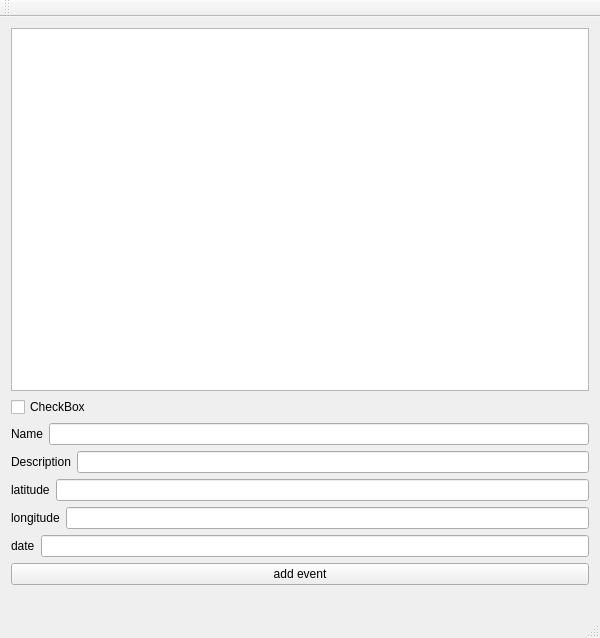
<?xml version="1.0" encoding="UTF-8"?>
<ui version="4.0">
 <class>PersonWindowClass</class>
 <widget class="QMainWindow" name="PersonWindowClass">
  <property name="geometry">
   <rect>
    <x>0</x>
    <y>0</y>
    <width>600</width>
    <height>638</height>
   </rect>
  </property>
  <property name="windowTitle">
   <string>PersonWindow</string>
  </property>
  <widget class="QWidget" name="centralWidget">
   <layout class="QVBoxLayout" name="verticalLayout_2">
    <item>
     <widget class="QListWidget" name="eventListWidget"/>
    </item>
    <item>
     <widget class="QCheckBox" name="checkBox">
      <property name="text">
       <string>CheckBox</string>
      </property>
     </widget>
    </item>
    <item>
     <layout class="QVBoxLayout" name="verticalLayout">
      <item>
       <layout class="QFormLayout" name="formLayout">
        <item row="0" column="0">
         <widget class="QLabel" name="label_3">
          <property name="text">
           <string>Name</string>
          </property>
         </widget>
        </item>
        <item row="0" column="1">
         <widget class="QLineEdit" name="nameLineEdit"/>
        </item>
       </layout>
      </item>
      <item>
       <layout class="QFormLayout" name="formLayout_2">
        <item row="0" column="0">
         <widget class="QLabel" name="label_4">
          <property name="text">
           <string>Description</string>
          </property>
         </widget>
        </item>
        <item row="0" column="1">
         <widget class="QLineEdit" name="descriptionLineEdit"/>
        </item>
       </layout>
      </item>
      <item>
       <layout class="QFormLayout" name="formLayout_3">
        <item row="0" column="0">
         <widget class="QLabel" name="label_5">
          <property name="text">
           <string>latitude</string>
          </property>
         </widget>
        </item>
        <item row="0" column="1">
         <widget class="QLineEdit" name="latitudeLineEdit"/>
        </item>
       </layout>
      </item>
      <item>
       <layout class="QFormLayout" name="formLayout_4">
        <item row="0" column="0">
         <widget class="QLabel" name="label_6">
          <property name="text">
           <string>longitude</string>
          </property>
         </widget>
        </item>
        <item row="0" column="1">
         <widget class="QLineEdit" name="longitudeLineEdit"/>
        </item>
       </layout>
      </item>
      <item>
       <layout class="QFormLayout" name="formLayout_5">
        <item row="0" column="0">
         <widget class="QLabel" name="label_7">
          <property name="text">
           <string>date</string>
          </property>
         </widget>
        </item>
        <item row="0" column="1">
         <widget class="QLineEdit" name="dateLineEdit"/>
        </item>
       </layout>
      </item>
      <item>
       <widget class="QPushButton" name="addButton">
        <property name="text">
         <string>add event</string>
        </property>
       </widget>
      </item>
     </layout>
    </item>
    <item>
     <widget class="QLabel" name="label_2">
      <property name="text">
       <string/>
      </property>
     </widget>
    </item>
   </layout>
  </widget>
  <widget class="QMenuBar" name="menuBar">
   <property name="geometry">
    <rect>
     <x>0</x>
     <y>0</y>
     <width>600</width>
     <height>22</height>
    </rect>
   </property>
  </widget>
  <widget class="QToolBar" name="mainToolBar">
   <attribute name="toolBarArea">
    <enum>TopToolBarArea</enum>
   </attribute>
   <attribute name="toolBarBreak">
    <bool>false</bool>
   </attribute>
  </widget>
  <widget class="QStatusBar" name="statusBar"/>
 </widget>
 <layoutdefault spacing="6" margin="11"/>
 <resources>
  <include location="PersonWindow.qrc"/>
 </resources>
 <connections/>
</ui>
